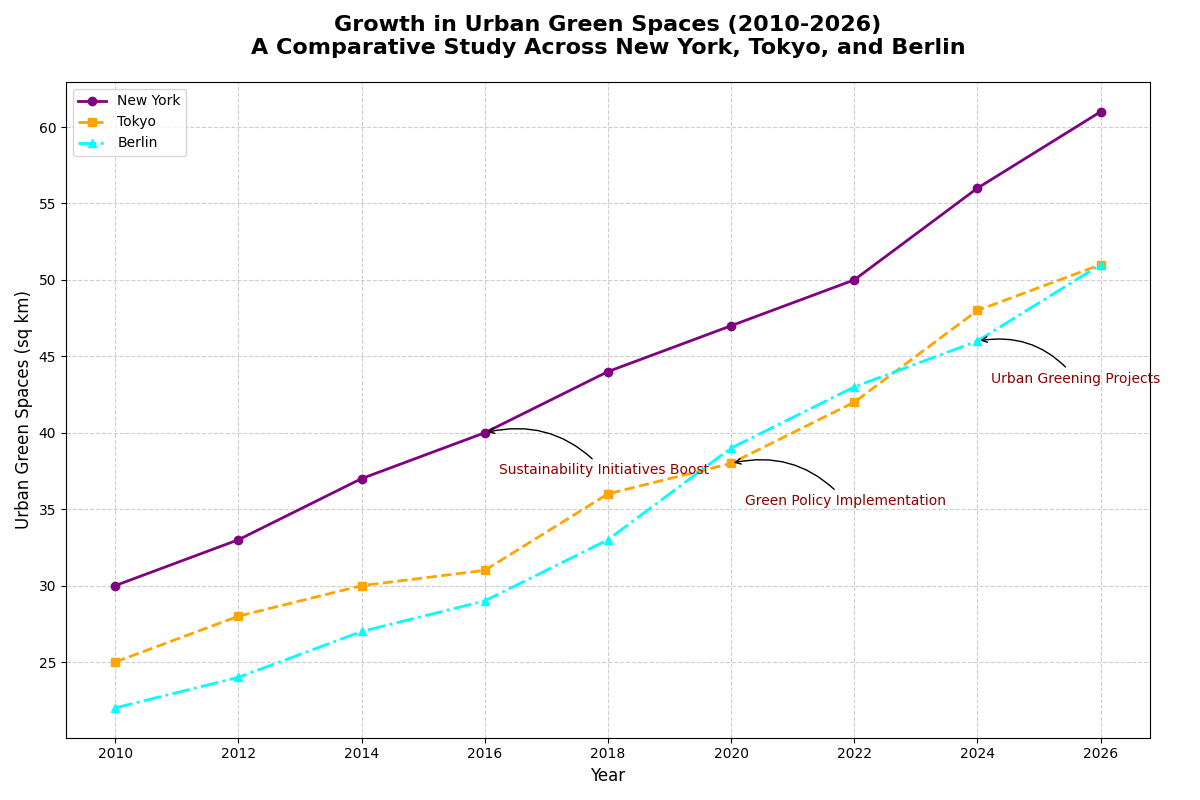

Generate this figure with Python:
import matplotlib.pyplot as plt
import numpy as np

years = np.array([2010, 2012, 2014, 2016, 2018, 2020, 2022, 2024, 2026])

new_york_green_spaces = np.array([30, 33, 37, 40, 44, 47, 50, 56, 61])
tokyo_green_spaces = np.array([25, 28, 30, 31, 36, 38, 42, 48, 51])
berlin_green_spaces = np.array([22, 24, 27, 29, 33, 39, 43, 46, 51])

fig, ax = plt.subplots(figsize=(12, 8))

ax.plot(years, new_york_green_spaces, marker='o', linestyle='-', color='purple', linewidth=2, label='New York')
ax.plot(years, tokyo_green_spaces, marker='s', linestyle='--', color='orange', linewidth=2, label='Tokyo')
ax.plot(years, berlin_green_spaces, marker='^', linestyle='-.', color='cyan', linewidth=2, label='Berlin')

ax.set_title('Growth in Urban Green Spaces (2010-2026)\nA Comparative Study Across New York, Tokyo, and Berlin', fontsize=16, fontweight='bold', pad=20)
ax.set_xlabel('Year', fontsize=12)
ax.set_ylabel('Urban Green Spaces (sq km)', fontsize=12)

ax.legend(loc='upper left', fontsize=10)
ax.grid(True, linestyle='--', alpha=0.6)

milestones = {
    2016: 'Sustainability Initiatives Boost',
    2020: 'Green Policy Implementation',
    2024: 'Urban Greening Projects'
}
for year, city_data in zip([2016, 2020, 2024], [new_york_green_spaces, tokyo_green_spaces, berlin_green_spaces]):
    ax.annotate(milestones[year], 
                xy=(year, city_data[np.where(years == year)[0][0]]), 
                xytext=(10, -30), 
                textcoords='offset points',
                arrowprops=dict(arrowstyle='->', connectionstyle='arc3,rad=0.3'),
                fontsize=10,
                color='darkred')

plt.tight_layout()
plt.show()
